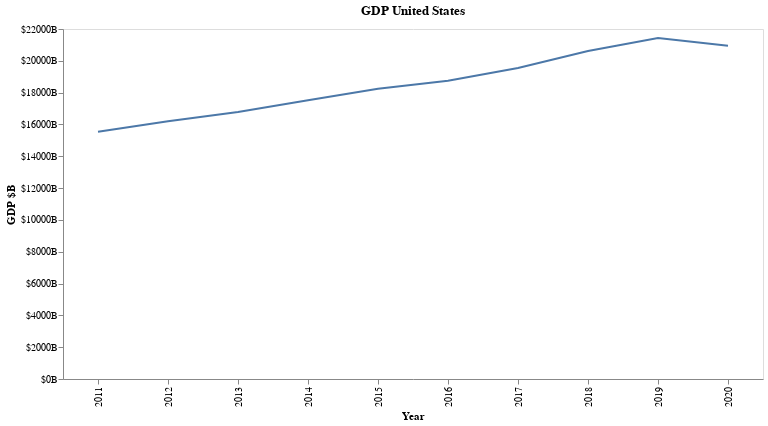

Write notebook code for a chart like this one.
### Code cell
#print(my_data.get_gdp_data_by_country("United States").head())
my_altair.get_time_series_gdp_chart("United States")

### Figure 1 — Vega-Lite specification as saved in the notebook (floating-point values rounded to 4 significant figures)
{"config": {"view": {"continuousWidth": 400, "continuousHeight": 300}, "axis": {"grid": false}}, "layer": [{"mark": "line", "encoding": {"x": {"axis": {"title": "Year"}, "field": "Year", "type": "nominal"}, "y": {"axis": {"labelExpr": "\"$\" + datum.value / 1E9 + \"B\"", "title": "GDP $B"}, "field": "GDP", "type": "quantitative"}}, "height": 350, "title": "GDP United States", "width": 700}, {"mark": {"type": "circle", "color": "red", "opacity": 0.0, "size": 1000}, "encoding": {"tooltip": [{"field": "Country", "type": "nominal"}, {"field": "GDP $B", "type": "nominal"}], "x": {"axis": {"title": ""}, "field": "Year", "type": "nominal"}, "y": {"axis": {"title": ""}, "field": "GDP", "type": "quantitative"}}, "width": 700}], "data": {"name": "data-658eafc408c9181a6187ec9f2f54f101"}, "$schema": "https://vega.github.io/schema/vega-lite/v4.17.0.json", "datasets": {"data-658eafc408c9181a6187ec9f2f54f101": [{"Country": "United States", "Metric Year": "2011-01-01", "Year": 2011, "AFF value added": 1.216, "Exports G & S Pct GDP": 13.61, "Exports G & S Pct US dollar": 2144000000000.0, "Exports G & S annual growth %": 7.166, "GDP": 15540000000000.0, "GDP 2015 US dollar": 16570000000000.0, "GDP Growth Pct": 1.183, "GDP curr LCU": 15540000000000.0, "GDP per capita": 49882, "GNI": 15850000000000.0, "GNI Atlas": 15770000000000.0, "GNI PPP": 15850000000000.0, "GNI per capita Atlas": 50870, "GNI per capita PPP": 50630.0, "Gross capital formation": 19.1, "Gross domestic savings": 15.01, "Gross fixed capital formation": 18.81, "Gross fixed capital formation, private sector": 14.41, "Gross national expenditure Pct GDP": 104.1, "Gross savings Pct GDP": 16.32, "HH final consumer expenditure": 68.84, "Imports of G & S Pct GDP": 17.34, "Imports of G & S Pct annual growth": 4.816, "Imports of G & S current US dollar": 2698000000000.0, "Industry Pct GDP": 19.42, "Manufacturing Pct GDP": 11.95, "Merchandise Trade % GDP": 24.12, "Net trade in G & S US dollar": -554500000000.0, "Net trade in Goods US dollar": -741000000000.0, "Population": 311583481, "Population growth": 0.73, "Services Pct GDP": 75.86, "Services value added GDP": 1.685, "Textiles and clothing %  manufacturing": 1.412, "Trade Pct GDP": 30.96, "GDP $B": "$15543B", "GDP Pct Growth %": "1.18%", "GDP Pct Growth": 1.18, "Imports G & S Pct GDP": 17.34, "Net Trade Pct GDP": -3.73}, {"Country": "United States", "Metric Year": "2012-01-01", "Year": 2012, "AFF value added": 1.159, "Exports G & S Pct GDP": 13.69, "Exports G & S Pct US dollar": 2247000000000.0, "Exports G & S annual growth %": 4.014, "GDP": 16200000000000.0, "GDP 2015 US dollar": 16950000000000.0, "GDP Growth Pct": 1.876, "GDP curr LCU": 16200000000000.0, "GDP per capita": 51602, "GNI": 16680000000000.0, "GNI Atlas": 16570000000000.0, "GNI PPP": 16680000000000.0, "GNI per capita Atlas": 53130, "GNI per capita PPP": 52780.0, "Gross capital formation": 20.02, "Gross domestic savings": 16.26, "Gross fixed capital formation": 19.58, "Gross fixed capital formation, private sector": 15.31, "Gross national expenditure Pct GDP": 103.8, "Gross savings Pct GDP": 18.66, "HH final consumer expenditure": 68.21, "Imports of G & S Pct GDP": 17.1, "Imports of G & S Pct annual growth": 2.448, "Imports of G & S current US dollar": 2773000000000.0, "Industry Pct GDP": 19.16, "Manufacturing Pct GDP": 11.85, "Merchandise Trade % GDP": 23.97, "Net trade in G & S US dollar": -525900000000.0, "Net trade in Goods US dollar": -741100000000.0, "Population": 313877662, "Population growth": 0.73, "Services Pct GDP": 76.15, "Services value added GDP": 2.216, "Textiles and clothing %  manufacturing": 1.316, "Trade Pct GDP": 30.79, "GDP $B": "$16197B", "GDP Pct Growth %": "1.88%", "GDP Pct Growth": 1.88, "Imports G & S Pct GDP": 17.1, "Net Trade Pct GDP": -3.41}, {"Country": "United States", "Metric Year": "2013-01-01", "Year": 2013, "AFF value added": 1.334, "Exports G & S Pct GDP": 13.63, "Exports G & S Pct US dollar": 2313000000000.0, "Exports G & S annual growth %": 2.971, "GDP": 16780000000000.0, "GDP 2015 US dollar": 17260000000000.0, "GDP Growth Pct": 1.49, "GDP curr LCU": 16780000000000.0, "GDP per capita": 53106, "GNI": 17190000000000.0, "GNI Atlas": 17060000000000.0, "GNI PPP": 17190000000000.0, "GNI per capita Atlas": 54380, "GNI per capita PPP": 53980.0, "Gross capital formation": 20.41, "Gross domestic savings": 17.21, "Gross fixed capital formation": 19.79, "Gross fixed capital formation, private sector": 15.78, "Gross national expenditure Pct GDP": 103.2, "Gross savings Pct GDP": 19.09, "HH final consumer expenditure": 67.7, "Imports of G & S Pct GDP": 16.48, "Imports of G & S Pct annual growth": 1.213, "Imports of G & S current US dollar": 2760000000000.0, "Industry Pct GDP": 19.26, "Manufacturing Pct GDP": 11.81, "Merchandise Trade % GDP": 23.29, "Net trade in G & S US dollar": -446900000000.0, "Net trade in Goods US dollar": -700500000000.0, "Population": 316059947, "Population growth": 0.69, "Services Pct GDP": 75.77, "Services value added GDP": 1.108, "Textiles and clothing %  manufacturing": 1.323, "Trade Pct GDP": 30.11, "GDP $B": "$16785B", "GDP Pct Growth %": "1.49%", "GDP Pct Growth": 1.49, "Imports G & S Pct GDP": 16.48, "Net Trade Pct GDP": -2.85}, {"Country": "United States", "Metric Year": "2014-01-01", "Year": 2014, "AFF value added": 1.186, "Exports G & S Pct GDP": 13.56, "Exports G & S Pct US dollar": 2393000000000.0, "Exports G & S annual growth %": 3.884, "GDP": 17530000000000.0, "GDP 2015 US dollar": 17690000000000.0, "GDP Growth Pct": 2.151, "GDP curr LCU": 17530000000000.0, "GDP per capita": 55049, "GNI": 18040000000000.0, "GNI Atlas": 17770000000000.0, "GNI PPP": 18040000000000.0, "GNI per capita Atlas": 56670, "GNI per capita PPP": 55800.0, "Gross capital formation": 20.81, "Gross domestic savings": 17.76, "Gross fixed capital formation": 20.33, "Gross fixed capital formation, private sector": 0.0, "Gross national expenditure Pct GDP": 103.0, "Gross savings Pct GDP": 20.21, "HH final consumer expenditure": 67.6, "Imports of G & S Pct GDP": 16.47, "Imports of G & S Pct annual growth": 5.16, "Imports of G & S current US dollar": 2877000000000.0, "Industry Pct GDP": 19.33, "Manufacturing Pct GDP": 11.65, "Merchandise Trade % GDP": 23.01, "Net trade in G & S US dollar": -484000000000.0, "Net trade in Goods US dollar": -749900000000.0, "Population": 318386329, "Population growth": 0.73, "Services Pct GDP": 75.81, "Services value added GDP": 2.487, "Textiles and clothing %  manufacturing": 1.313, "Trade Pct GDP": 30.04, "GDP $B": "$17527B", "GDP Pct Growth %": "2.15%", "GDP Pct Growth": 2.15, "Imports G & S Pct GDP": 16.47, "Net Trade Pct GDP": -2.91}, {"Country": "United States", "Metric Year": "2015-01-01", "Year": 2015, "AFF value added": 1.044, "Exports G & S Pct GDP": 12.44, "Exports G & S Pct US dollar": 2280000000000.0, "Exports G & S annual growth %": 0.2711, "GDP": 18240000000000.0, "GDP 2015 US dollar": 18240000000000.0, "GDP Growth Pct": 2.697, "GDP curr LCU": 18240000000000.0, "GDP per capita": 56863, "GNI": 18660000000000.0, "GNI Atlas": 18170000000000.0, "GNI PPP": 18660000000000.0, "GNI per capita Atlas": 58180, "GNI per capita PPP": 56640.0, "Gross capital formation": 21.16, "Gross domestic savings": 18.45, "Gross fixed capital formation": 20.41, "Gross fixed capital formation, private sector": 0.0, "Gross national expenditure Pct GDP": 102.7, "Gross savings Pct GDP": 20.21, "HH final consumer expenditure": 67.24, "Imports of G & S Pct GDP": 15.32, "Imports of G & S Pct annual growth": 5.186, "Imports of G & S current US dollar": 2771000000000.0, "Industry Pct GDP": 18.54, "Manufacturing Pct GDP": 11.63, "Merchandise Trade % GDP": 20.93, "Net trade in G & S US dollar": -491400000000.0, "Net trade in Goods US dollar": -761900000000.0, "Population": 320738994, "Population growth": 0.74, "Services Pct GDP": 76.78, "Services value added GDP": 2.914, "Textiles and clothing %  manufacturing": 1.271, "Trade Pct GDP": 27.76, "GDP $B": "$18238B", "GDP Pct Growth %": "2.70%", "GDP Pct Growth": 2.7, "Imports G & S Pct GDP": 15.32, "Net Trade Pct GDP": -2.88}, {"Country": "United States", "Metric Year": "2016-01-01", "Year": 2016, "AFF value added": 0.944, "Exports G & S Pct GDP": 11.91, "Exports G & S Pct US dollar": 2238000000000.0, "Exports G & S annual growth %": 0.4053, "GDP": 18750000000000.0, "GDP 2015 US dollar": 18550000000000.0, "GDP Growth Pct": 1.344, "GDP curr LCU": 18750000000000.0, "GDP per capita": 58021, "GNI": 19020000000000.0, "GNI Atlas": 18460000000000.0, "GNI PPP": 19020000000000.0, "GNI per capita Atlas": 58870, "GNI per capita PPP": 57130.0, "Gross capital formation": 20.51, "Gross domestic savings": 18.08, "Gross fixed capital formation": 20.32, "Gross fixed capital formation, private sector": 0.0, "Gross national expenditure Pct GDP": 102.4, "Gross savings Pct GDP": 18.94, "HH final consumer expenditure": 67.72, "Imports of G & S Pct GDP": 14.61, "Imports of G & S Pct annual growth": 1.452, "Imports of G & S current US dollar": 2720000000000.0, "Industry Pct GDP": 17.97, "Manufacturing Pct GDP": 11.17, "Merchandise Trade % GDP": 19.74, "Net trade in G & S US dollar": -481500000000.0, "Net trade in Goods US dollar": -749800000000.0, "Population": 323071755, "Population growth": 0.72, "Services Pct GDP": 77.52, "Services value added GDP": 2.025, "Textiles and clothing %  manufacturing": 1.254, "Trade Pct GDP": 26.52, "GDP $B": "$18745B", "GDP Pct Growth %": "1.34%", "GDP Pct Growth": 1.34, "Imports G & S Pct GDP": 14.61, "Net Trade Pct GDP": -2.7}, {"Country": "United States", "Metric Year": "2017-01-01", "Year": 2017, "AFF value added": 0.9498, "Exports G & S Pct GDP": 12.2, "Exports G & S Pct US dollar": 2391000000000.0, "Exports G & S annual growth %": 4.078, "GDP": 19540000000000.0, "GDP 2015 US dollar": 18980000000000.0, "GDP Growth Pct": 2.01, "GDP curr LCU": 19540000000000.0, "GDP per capita": 60109, "GNI": 19890000000000.0, "GNI Atlas": 19260000000000.0, "GNI PPP": 19890000000000.0, "GNI per capita Atlas": 61190, "GNI per capita PPP": 59240.0, "Gross capital formation": 20.72, "Gross domestic savings": 18.28, "Gross fixed capital formation": 20.57, "Gross fixed capital formation, private sector": 0.0, "Gross national expenditure Pct GDP": 102.4, "Gross savings Pct GDP": 19.52, "HH final consumer expenditure": 67.74, "Imports of G & S Pct GDP": 14.96, "Imports of G & S Pct annual growth": 4.444, "Imports of G & S current US dollar": 2904000000000.0, "Industry Pct GDP": 18.25, "Manufacturing Pct GDP": 11.13, "Merchandise Trade % GDP": 20.24, "Net trade in G & S US dollar": -512700000000.0, "Net trade in Goods US dollar": -799300000000.0, "Population": 325122128, "Population growth": 0.63, "Services Pct GDP": 77.24, "Services value added GDP": 2.329, "Textiles and clothing %  manufacturing": 1.208, "Trade Pct GDP": 27.16, "GDP $B": "$19543B", "GDP Pct Growth %": "2.01%", "GDP Pct Growth": 2.01, "Imports G & S Pct GDP": 14.96, "Net Trade Pct GDP": -2.76}, {"Country": "United States", "Metric Year": "2018-01-01", "Year": 2018, "AFF value added": 0.9206, "Exports G & S Pct GDP": 12.29, "Exports G & S Pct US dollar": 2539000000000.0, "Exports G & S annual growth %": 2.811, "GDP": 20610000000000.0, "GDP 2015 US dollar": 19550000000000.0, "GDP Growth Pct": 2.726, "GDP curr LCU": 20610000000000.0, "GDP per capita": 63064, "GNI": 20950000000000.0, "GNI Atlas": 20750000000000.0, "GNI PPP": 20950000000000.0, "GNI per capita Atlas": 64090, "GNI per capita PPP": 63490.0, "Gross capital formation": 21.06, "Gross domestic savings": 18.58, "Gross fixed capital formation": 20.77, "Gross fixed capital formation, private sector": 0.0, "Gross national expenditure Pct GDP": 102.5, "Gross savings Pct GDP": 19.64, "HH final consumer expenditure": 67.5, "Imports of G & S Pct GDP": 15.18, "Imports of G & S Pct annual growth": 4.099, "Imports of G & S current US dollar": 3120000000000.0, "Industry Pct GDP": 18.53, "Manufacturing Pct GDP": 11.2, "Merchandise Trade % GDP": 20.76, "Net trade in G & S US dollar": -581000000000.0, "Net trade in Goods US dollar": -878700000000.0, "Population": 326838199, "Population growth": 0.53, "Services Pct GDP": 76.89, "Services value added GDP": 2.761, "Textiles and clothing %  manufacturing": 1.129, "Trade Pct GDP": 27.48, "GDP $B": "$20612B", "GDP Pct Growth %": "2.73%", "GDP Pct Growth": 2.73, "Imports G & S Pct GDP": 15.18, "Net Trade Pct GDP": -2.89}, {"Country": "United States", "Metric Year": "2019-01-01", "Year": 2019, "AFF value added": 0.9169, "Exports G & S Pct GDP": 11.76, "Exports G & S Pct US dollar": 2528000000000.0, "Exports G & S annual growth %": -0.06519, "GDP": 21430000000000.0, "GDP 2015 US dollar": 19970000000000.0, "GDP Growth Pct": 1.929, "GDP curr LCU": 21430000000000.0, "GDP per capita": 65279, "GNI": 21710000000000.0, "GNI Atlas": 21660000000000.0, "GNI PPP": 21710000000000.0, "GNI per capita Atlas": 66120, "GNI per capita PPP": 65970.0, "Gross capital formation": 21.3, "Gross domestic savings": 18.81, "Gross fixed capital formation": 20.96, "Gross fixed capital formation, private sector": 0.0, "Gross national expenditure Pct GDP": 102.5, "Gross savings Pct GDP": 19.49, "HH final consumer expenditure": 67.32, "Imports of G & S Pct GDP": 14.54, "Imports of G & S Pct annual growth": 1.151, "Imports of G & S current US dollar": 3105000000000.0, "Industry Pct GDP": 18.16, "Manufacturing Pct GDP": 10.93, "Merchandise Trade % GDP": 19.65, "Net trade in G & S US dollar": -576300000000.0, "Net trade in Goods US dollar": -861500000000.0, "Population": 328329953, "Population growth": 0.46, "Services Pct GDP": 77.31, "Services value added GDP": 2.227, "Textiles and clothing %  manufacturing": 1.129, "Trade Pct GDP": 26.29, "GDP $B": "$21433B", "GDP Pct Growth %": "1.93%", "GDP Pct Growth": 1.93, "Imports G & S Pct GDP": 14.54, "Net Trade Pct GDP": -2.78}, {"Country": "United States", "Metric Year": "2020-01-01", "Year": 2020, "AFF value added": 0.0, "Exports G & S Pct GDP": 10.13, "Exports G & S Pct US dollar": 2134000000000.0, "Exports G & S annual growth %": -13.56, "GDP": 20950000000000.0, "GDP 2015 US dollar": 19290000000000.0, "GDP Growth Pct": -3.574, "GDP curr LCU": 20950000000000.0, "GDP per capita": 63593, "GNI": 21290000000000.0, "GNI Atlas": 21260000000000.0, "GNI PPP": 21290000000000.0, "GNI per capita Atlas": 64610, "GNI per capita PPP": 64530.0, "Gross capital formation": 21.09, "Gross domestic savings": 18.27, "Gross fixed capital formation": 21.38, "Gross fixed capital formation, private sector": 0.0, "Gross national expenditure Pct GDP": 102.8, "Gross savings Pct GDP": 19.25, "HH final consumer expenditure": 67.04, "Imports of G & S Pct GDP": 13.24, "Imports of G & S Pct annual growth": -8.932, "Imports of G & S current US dollar": 2811000000000.0, "Industry Pct GDP": 0.0, "Manufacturing Pct GDP": 0.0, "Merchandise Trade % GDP": 18.32, "Net trade in G & S US dollar": -676700000000.0, "Net trade in Goods US dollar": -922000000000.0, "Population": 329484123, "Population growth": 0.35, "Services Pct GDP": 0.0, "Services value added GDP": 0.0, "Textiles and clothing %  manufacturing": 0.0, "Trade Pct GDP": 23.38, "GDP $B": "$20953B", "GDP Pct Growth %": "-3.57%", "GDP Pct Growth": -3.57, "Imports G & S Pct GDP": 13.24, "Net Trade Pct GDP": -3.11}]}}
